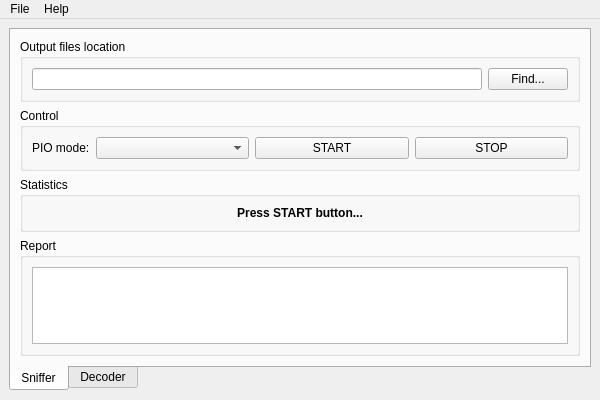
<?xml version="1.0" encoding="UTF-8"?>
<ui version="4.0">
 <class>MainWindow</class>
 <widget class="QMainWindow" name="MainWindow">
  <property name="geometry">
   <rect>
    <x>0</x>
    <y>0</y>
    <width>600</width>
    <height>400</height>
   </rect>
  </property>
  <widget class="QWidget" name="centralwidget">
   <layout class="QVBoxLayout" name="verticalLayout_2">
    <item>
     <widget class="QTabWidget" name="tabWidget">
      <property name="tabPosition">
       <enum>QTabWidget::South</enum>
      </property>
      <property name="currentIndex">
       <number>0</number>
      </property>
      <widget class="QWidget" name="snifferTab">
       <attribute name="title">
        <string>Sniffer</string>
       </attribute>
       <layout class="QVBoxLayout" name="verticalLayout">
        <item>
         <widget class="QGroupBox" name="groupBox_1">
          <property name="title">
           <string>Output files location</string>
          </property>
          <layout class="QHBoxLayout" name="horizontalLayout">
           <item>
            <widget class="QLineEdit" name="locationEdit"/>
           </item>
           <item>
            <widget class="QPushButton" name="findButton">
             <property name="text">
              <string>Find...</string>
             </property>
            </widget>
           </item>
          </layout>
         </widget>
        </item>
        <item>
         <widget class="QGroupBox" name="groupBox_2">
          <property name="title">
           <string>Control</string>
          </property>
          <layout class="QHBoxLayout" name="horizontalLayout_2">
           <item>
            <widget class="QLabel" name="label">
             <property name="sizePolicy">
              <sizepolicy hsizetype="Maximum" vsizetype="Preferred">
               <horstretch>0</horstretch>
               <verstretch>0</verstretch>
              </sizepolicy>
             </property>
             <property name="text">
              <string>PIO mode:</string>
             </property>
            </widget>
           </item>
           <item>
            <widget class="QComboBox" name="comboBox"/>
           </item>
           <item>
            <widget class="QPushButton" name="startButton">
             <property name="text">
              <string>START</string>
             </property>
            </widget>
           </item>
           <item>
            <widget class="QPushButton" name="stopButton">
             <property name="text">
              <string>STOP</string>
             </property>
            </widget>
           </item>
          </layout>
         </widget>
        </item>
        <item>
         <widget class="QGroupBox" name="groupBox_3">
          <property name="title">
           <string>Statistics</string>
          </property>
          <layout class="QHBoxLayout" name="horizontalLayout_3">
           <item>
            <widget class="QLabel" name="statisticsLabel">
             <property name="text">
              <string>&lt;b&gt;Press START button...&lt;/b&gt;</string>
             </property>
             <property name="alignment">
              <set>Qt::AlignCenter</set>
             </property>
            </widget>
           </item>
          </layout>
         </widget>
        </item>
        <item>
         <widget class="QGroupBox" name="groupBox_4">
          <property name="title">
           <string>Report</string>
          </property>
          <layout class="QHBoxLayout" name="horizontalLayout_4">
           <item>
            <widget class="QPlainTextEdit" name="reportTextEdit">
             <property name="lineWrapMode">
              <enum>QPlainTextEdit::NoWrap</enum>
             </property>
             <property name="readOnly">
              <bool>true</bool>
             </property>
            </widget>
           </item>
          </layout>
         </widget>
        </item>
       </layout>
      </widget>
      <widget class="QWidget" name="decoderTab">
       <attribute name="title">
        <string>Decoder</string>
       </attribute>
       <layout class="QVBoxLayout" name="verticalLayout_3">
        <item>
         <layout class="QHBoxLayout" name="horizontalLayout_5">
          <item>
           <widget class="QPushButton" name="decoderButton">
            <property name="text">
             <string>OPEN A FILE TO DECODE</string>
            </property>
           </widget>
          </item>
          <item>
           <widget class="QPushButton" name="exportButton">
            <property name="text">
             <string>EXPORT TO HTML</string>
            </property>
           </widget>
          </item>
         </layout>
        </item>
        <item>
         <widget class="QPlainTextEdit" name="decoderTextEdit">
          <property name="lineWrapMode">
           <enum>QPlainTextEdit::NoWrap</enum>
          </property>
          <property name="readOnly">
           <bool>true</bool>
          </property>
         </widget>
        </item>
       </layout>
      </widget>
     </widget>
    </item>
   </layout>
  </widget>
  <widget class="QMenuBar" name="menubar">
   <property name="geometry">
    <rect>
     <x>0</x>
     <y>0</y>
     <width>600</width>
     <height>22</height>
    </rect>
   </property>
   <widget class="QMenu" name="menuFile">
    <property name="title">
     <string>File</string>
    </property>
    <addaction name="actionExit"/>
   </widget>
   <widget class="QMenu" name="menuHelp">
    <property name="title">
     <string>Help</string>
    </property>
    <addaction name="actionAbout"/>
   </widget>
   <addaction name="menuFile"/>
   <addaction name="menuHelp"/>
  </widget>
  <action name="actionExit">
   <property name="text">
    <string>Exit</string>
   </property>
   <property name="shortcut">
    <string>Ctrl+X</string>
   </property>
  </action>
  <action name="actionAbout">
   <property name="text">
    <string>About</string>
   </property>
  </action>
 </widget>
 <resources/>
 <connections/>
</ui>
